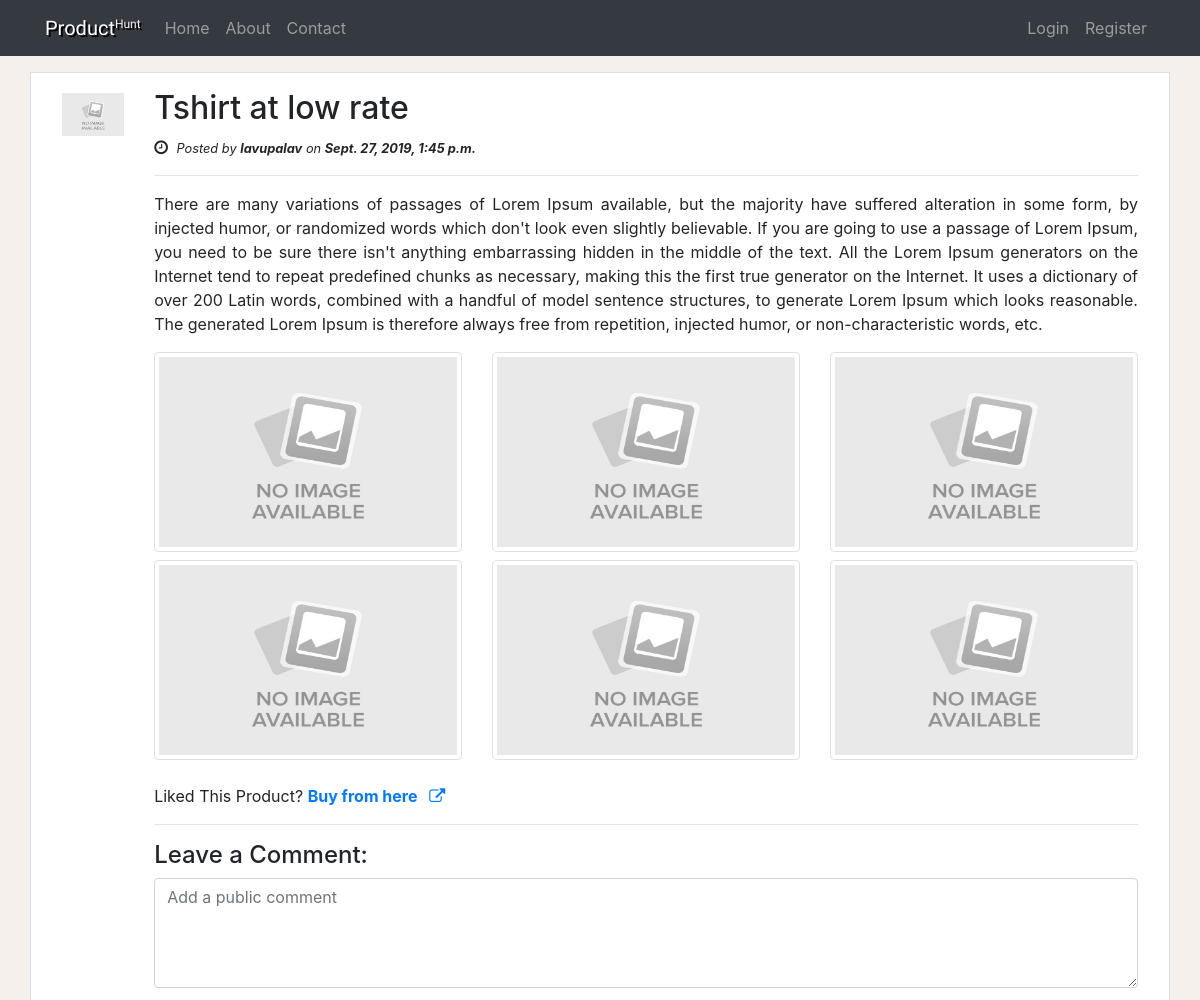
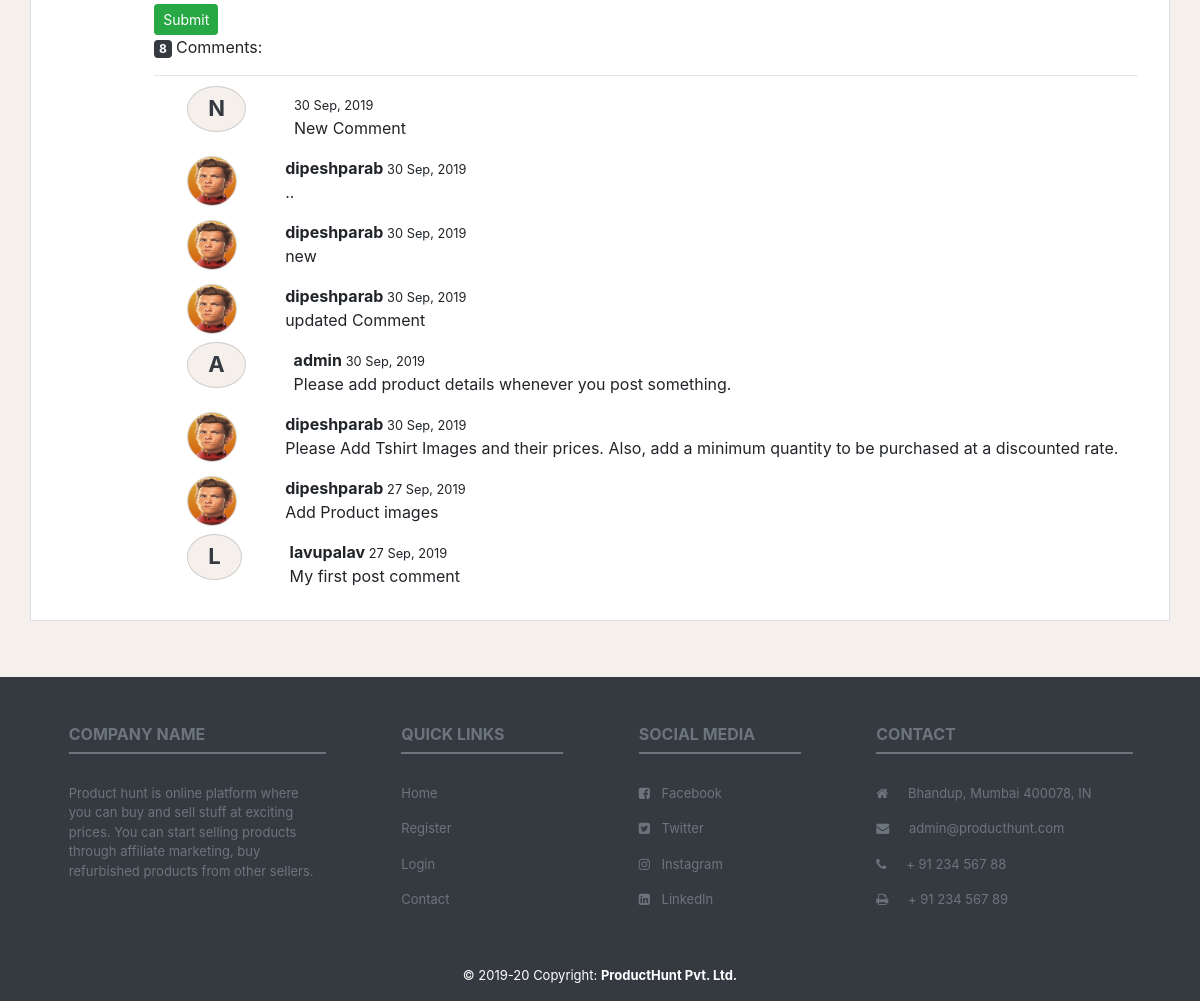
/product/details/24/, run on the app's committed database (2 pictures, top to bottom).
### products/models.py (models this page shows, shortened)
class Product(models.Model):
    STATUS_CHOICES = (
        ('active', 'Active'),
        ('reported', 'Report')
    )
    title = models.CharField(max_length=255)
    pub_date = models.DateTimeField(auto_now_add=True)
    updated_date = models.DateTimeField(auto_now=True)
    image1 = models.ImageField(upload_to='images/product/screenshots/', null=True, blank=True)
    image2 = models.ImageField(upload_to='images/product/screenshots/', null=True, blank=True)
    image3 = models.ImageField(upload_to='images/product/screenshots/', null=True, blank=True)
    image4 = models.ImageField(upload_to='images/product/screenshots/', null=True, blank=True)
    image5 = models.ImageField(upload_to='images/product/screenshots/', null=True, blank=True)
    image6 = models.ImageField(upload_to='images/product/screenshots/', null=True, blank=True)
    icon = models.ImageField(upload_to='images/product/icons/', null=True, blank=True)
    body = models.TextField(null=True, blank=True)
    url = models.CharField(max_length=200, null=True, blank=True)
    likes = models.ManyToManyField(User, related_name='likes', blank=True)
    dislikes = models.ManyToManyField(User, related_name='dislikes', blank=True)
    status = models.CharField(max_length=6, choices=STATUS_CHOICES, default='active')
    hunter = models.ForeignKey(User, on_delete=models.CASCADE)

class ProductComment(models.Model):
    user = models.ForeignKey(User, models.SET_NULL, blank=True, null=True)
    post = models.ForeignKey(Product, on_delete=models.CASCADE)
    text = models.TextField()
    created_at = models.DateTimeField(auto_now_add=True)

### accounts/models.py (models this page shows, shortened)
class Profile(models.Model):
    user = models.OneToOneField(User, on_delete=models.CASCADE)
    profile_image = models.ImageField(upload_to='images/profile/', null=True, blank=True)
    user_bio = models.TextField(max_length=500, null=True, blank=True)
    contact_number = models.IntegerField(default=0, null=True, blank=True)
    facebook_link = models.CharField(max_length=200, null=True, blank=True)
    instagram_link = models.CharField(max_length=200, null=True, blank=True)
    twitter_link = models.CharField(max_length=200, null=True, blank=True)

### products/views.py (the view)
# urls.py: path('details/<id>/', views.productDetailsPage, name='product_details_page'),
def productDetailsPage(request, id):
    product = Product.objects.get(pk=id)
    comment_form = CommentForm(request.POST or None)
    comments_list = ProductComment.objects.filter(post_id=product.id).order_by('-created_at')
    if product.likes.filter(id=request.user.id).exists():
        is_liked = True
        is_disliked = False
    elif product.dislikes.filter(id=request.user.id).exists():
        is_disliked = True
        is_liked = False
    else:
        is_liked = False
        is_disliked = False
    if request.method == 'POST':
        if request.user.is_authenticated:
            form = CommentForm(request.POST)
            if form.is_valid():
                comment = form.save(commit=False)
                comment.user = request.user
                comment.post = product
                comment.save()
                messages.success(request, 'Comment posted successfully.')
                return redirect('product_details_page', id=product.id)
            else:
                messages.error(request, 'Error occurred while posting comment.')
                return redirect('product_details_page', id=product.id)
        else:
            return redirect('log_in_page')
    else:
        form = CommentForm()
    context = {'title': 'Product Details',
               'product': product,
               'form': form,
               'comments_list': comments_list,
               'comment_form': comment_form,
               'is_liked':is_liked,
               'is_disliked':is_disliked}
    return render(request, 'products/product_details.html', context)

### products/templates/products/product_details.html (shortened to what this page needs)
{% extends 'product_hunt/base.html' %}
{% load crispy_forms_tags %}
{% load staticfiles %}
{% block content %}
<div class="row mt-2">
    <div class="col-md-12 post-side-margin-sm">
        <div class="row bg-white border border-muted p-3 mb-2">
            <div class="col-md-1 mt-1">
                {% if product.icon %}
                    <img src="{{ product.icon.url }}" class="img img-responsive product-icon">
                {% else %}
                    <img src="{% static 'img/no_image.jpg' %}" class="img img-responsive product-icon">
                {% endif %}
            </div>
            <div class="col-md-11">
                <div class="row">
                    <div class="col-md-9">
                        <h2>{{product.title}}</h2>
                        <span class="fa fa-clock-o mr-1"></span>
                        <small>
                            <i>Posted by <b>{{product.hunter}}</b> on <b>{{product.pub_date}}</b></i>
                        </small>
                    </div>
                </div><hr>
                <div class="row">
                    <div class="col-md-12">
                        <p class="text-justify">{{ product.body }}</p>
                        <div class="row">
                            <div class="col-md-4 mb-2">
                                {% if product.image1 %}
                                <img src="{{ product.image1.url }}" class="img img-responsive img-thumbnail product-img">
                                {% else %}
                                <img src="{% static 'img/no_image.jpg' %}" class="img img-responsive img-thumbnail product-img">
                                {% endif %}
                            </div>
                            <div class="col-md-4 mb-2">
                                {% if product.image2 %}
                                <img src="{{ product.image2.url }}" class="img img-responsive img-thumbnail product-img">
                                {% else %}
                                <img src="{% static 'img/no_image.jpg' %}" class="img img-responsive img-thumbnail product-img">
                                {% endif %}
                            </div>
                            <div class="col-md-4 mb-2">
                                {% if product.image3 %}
                                <img src="{{ product.image3.url }}" class="img img-responsive img-thumbnail product-img">
                                {% else %}
                                <img src="{% static 'img/no_image.jpg' %}" class="img img-responsive img-thumbnail product-img">
                                {% endif %}
                            </div>
                            <div class="col-md-4 mb-2">
                                {% if product.image4 %}
                                <img src="{{ product.image4.url }}" class="img img-responsive img-thumbnail product-img">
                                {% else %}
                                <img src="{% static 'img/no_image.jpg' %}" class="img img-responsive img-thumbnail product-img">
                                {% endif %}
                            </div>
                            <div class="col-md-4 mb-2">
                                {% if product.image5 %}
                                <img src="{{ product.image5.url }}" class="img img-responsive img-thumbnail product-img">
                                {% else %}
                                <img src="{% static 'img/no_image.jpg' %}" class="img img-responsive img-thumbnail product-img">
                                {% endif %}
                            </div>
                            <div class="col-md-4 mb-2">
                                {% if product.image6 %}
                                <img src="{{ product.image6.url }}" class="img img-responsive img-thumbnail product-img">
                                {% else %}
                                <img src="{% static 'img/no_image.jpg' %}" class="img img-responsive img-thumbnail product-img">
                                {% endif %}
                            </div>
                        </div>
                        <div class="row mt-3">
                            <div class="col-12">
                                Liked This Product?
                                <a href="{{ product.url }}" target="_blank" class="no-text-decoration font-bold">
                                    Buy from here
                                    <i class="fa fa-external-link ml-2"></i>
                                </a>
                            </div>
                        </div>
                    </div>
                </div><hr>
                <div class="row mt-2">
                    <div class="col-md-12">
                        <h4>Leave a Comment:</h4>
                          <form method="post">
                              {{ form|crispy }}
                            <button type="submit" class="btn btn-success btn-sm">Submit</button>
                          </form>
                    </div>
                </div>
                {% if comments_list.count > 0 %}
                    <p><span class="badge badge-dark">{{comments_list.count}}</span> Comments:</p><hr>
                {% else %}
                    <p>No comments posted yet.....</p><hr>
                {% endif %}
                {% for comment in comments_list %}
                  <div class="row px-0">
                    <div class="ml-5">
                      {% if comment.user.profile.profile_image %}
                        <img src="{{comment.user.profile.profile_image.url}}" class="img img-responsive comment-section-user-icon">
                      {% else %}
                        <span class="comment-section-text-icon text-dark text-uppercase pt-2">{{comment.user|make_list|first}}</span>
                      {% endif %}
                    </div>
                    <div class="ml-5">
                      <b>{{ comment.user.username }} <small>{{comment.created_at|date:"d M, Y"}}</small></b>
                        <p>{{comment.text}}</p>
                    </div>
                  </div>
                {% endfor %}
            </div>
        </div>
    </div>
</div>
{% endblock %}

### product_hunt/templates/product_hunt/base.html (shortened to what this page needs)
<!DOCTYPE html>
{% load staticfiles %}
{% load crispy_forms_tags %}
<html lang="en">
<head>
  <link rel="stylesheet" href="https://maxcdn.bootstrapcdn.com/bootstrap/4.3.1/css/bootstrap.min.css">
  <link rel="stylesheet" href="{% static 'css/style.css' %}">
  <link href="https://maxcdn.bootstrapcdn.com/font-awesome/4.2.0/css/font-awesome.min.css" rel="stylesheet">
</head>
<body>
<nav class="navbar navbar-expand-lg navbar-dark bg-dark no-padding-top-lg no-padding-bottom-lg">
  <div class="container">
      <a class="navbar-brand custom-logo" href="{% url 'home_page' %}">Product<sup><small class="logo-sub">Hunt</small></sup></a>
      <div class="collapse navbar-collapse" id="navbarText">
        <ul class="navbar-nav mr-auto">
          <li class="nav-item">
            <a class="nav-link" href="{% url 'home_page' %}">Home</a>
          </li>
          <li class="nav-item">
            <a class="nav-link" href="{% url 'about_page' %}">About</a>
          </li>
          <li class="nav-item">
            <a class="nav-link" href="{% url 'contact_page' %}">Contact</a>
          </li>
        </ul>
        <span class="navbar-text margin-top-sm">
           <ul class="navbar-nav mr-auto">
               {% if user.is_authenticated %}
               <li class="nav-item dropdown">
                  <a class="dropdown-toggle no-text-decoration" href="#" id="navbardrop" data-toggle="dropdown">
                      {% if user.profile.profile_image %}
                        <img class="user-icon" src="{{user.profile.profile_image.url}}">
                      {% else %}
                        <span class="user-icon-text text-dark text-uppercase">{{request.user|make_list|first}}</span>
                      {% endif %}
                  </a>
                  <div class="dropdown-menu custom-dropdown-position">
                    <a class="dropdown-item text-dark px-0" href="{% url 'add_product_page' %}">
                      <span class="fa fa-plus px-2"></span>New Product</a>
                    <a class="dropdown-item text-dark px-0" href="{% url 'update_profile_page' user.id %}">
                      <span class="fa fa-edit px-2"></span>Edit Profile</a>
                    <a class="dropdown-item text-dark px-0" href="{% url 'my_product_page' %}">
                      <span class="fa fa-user px-2"></span>My Products</a>
                    <hr class="my-0">
                    <a class="dropdown-item text-dark px-0" href="{% url 'log_out_page' %}">
                      <span class="fa fa-sign-out px-2"></span>Logout</a>
                  </div>
                </li>
               {% else %}
                   <li class="nav-item">
                      <a class="nav-link" href="{% url 'log_in_page' %}">Login</a>
                  </li>
                  <li class="nav-item">
                      <a class="nav-link" href="{% url 'register_page' %}">Register</a>
                  </li>
               {% endif %}
           </ul>
        </span>
      </div>
  </div>
</nav>
<div class="container">
  {% block content %} {% endblock %}
</div>
<footer class="page-footer font-small bg-dark text-muted">
  <div class="container text-center text-md-left mt-5">
    <div class="row pt-5">
      <div class="col-md-3 col-lg-4 col-xl-3 mx-auto mb-4">
        <h6 class="text-uppercase font-weight-bold">Company name</h6>
        <hr class="border border-secondary mb-4 mt-0 d-inline-block mx-auto full-width" >
        <p>Product hunt is online platform where you can buy and sell stuff at exciting prices.
            You can start selling products through affiliate marketing, buy refurbished products from other sellers.</p>
      </div>
      <div class="col-md-2 col-lg-2 col-xl-2 mx-auto mb-4">
        <h6 class="text-uppercase font-weight-bold">Quick Links</h6>
        <hr class="border border-secondary mb-4 mt-0 d-inline-block mx-auto full-width" >
        <p>
          <a href="{% url 'home_page' %}">Home</a>
        </p>
        <p>
          <a href="{% url 'register_page' %}">Register</a>
        </p>
        <p>
          <a href="{% url 'log_in_page' %}">Login</a>
        </p>
        <p>
          <a href="{% url 'contact_page' %}">Contact</a>
        </p>
      </div>
      <div class="col-md-3 col-lg-2 col-xl-2 mx-auto mb-4">
        <h6 class="text-uppercase font-weight-bold">Social Media</h6>
        <hr class="border border-secondary mb-4 mt-0 d-inline-block mx-auto full-width" >
        <p>
          <a href="#!">
              <i class="fa fa-facebook-square"></i>
              <span class="ml-2">Facebook</span>
          </a>
        </p>
        <p>
          <a href="#!">
              <i class="fa fa-twitter-square"></i>
              <span class="ml-2">Twitter</span>
          </a>
        </p>
        <p>
          <a href="#!">
              <i class="fa fa-instagram"></i>
              <span class="ml-2">Instagram</span>
          </a>
        </p>
        <p>
          <a href="#!">
              <i class="fa fa-linkedin-square"></i>
              <span class="ml-2">LinkedIn</span>
          </a>
        </p>
      </div>
      <div class="col-md-4 col-lg-3 col-xl-3 mx-auto mb-md-0 mb-4">
        <h6 class="text-uppercase font-weight-bold">Contact</h6>
        <hr class="border border-secondary mb-4 mt-0 d-inline-block mx-auto full-width" >
        <p>
          <i class="fa fa-home mr-3"></i> Bhandup, Mumbai 400078, IN</p>
        <p>
          <i class="fa fa-envelope mr-3"></i> admin@producthunt.com</p>
        <p>
          <i class="fa fa-phone mr-3"></i> + 91 234 567 88</p>
        <p>
          <i class="fa fa-print mr-3"></i> + 91 234 567 89</p>
      </div>
    </div>
  </div>
  <div class="footer-copyright text-center py-3 text-white">© 2019-20 Copyright:
    <b> ProductHunt Pvt. Ltd.</b>
  </div>
</footer>
</body>
</html>

### data on the page
Product: title "Tshirt at low rate", hunter "lavupalav", pub_date "Sept. 27, 2019, 1:45 p.m.", body "There are many variations of passages of Lorem Ipsum available, but the majority have suffered alteration in some form, by injected humor, or randomized words which don't look even slightly believable. If you are going to use a passage of Lorem Ipsum, you need to be sure there isn't anything embarrassing hidden in the middle of the text. All the Lorem Ipsum generators on the Internet tend to repeat predefined chunks as necessary, making this the first true generator on the Internet. It uses a dictionary of over 200 Latin words, combined with a handful of model sentence structures, to generate Lorem Ipsum which looks reasonable. The generated Lorem Ipsum is therefore always free from…"
ProductComment: user|make_list "N", created_at "30 Sep, 2019", text "New Comment"
ProductComment: user.profile.profile_image (picture), user.username "dipeshparab", created_at "30 Sep, 2019", text ".."
ProductComment: user.profile.profile_image (picture), user.username "dipeshparab", created_at "30 Sep, 2019", text "new"
ProductComment: user.profile.profile_image (picture), user.username "dipeshparab", created_at "30 Sep, 2019", text "updated Comment"
ProductComment: user|make_list "A", user.username "admin", created_at "30 Sep, 2019", text "Please add product details whenever you post something."
ProductComment: user.profile.profile_image (picture), user.username "dipeshparab", created_at "30 Sep, 2019", text "Please Add Tshirt Images and their prices. Also, add a minimum quantity to be purchased at a discounted rate."
ProductComment: user.profile.profile_image (picture), user.username "dipeshparab", created_at "27 Sep, 2019", text "Add Product images"
ProductComment: user|make_list "L", user.username "lavupalav", created_at "27 Sep, 2019", text "My first post comment"

### other printed values
{{ comments_list.count }} "8"
